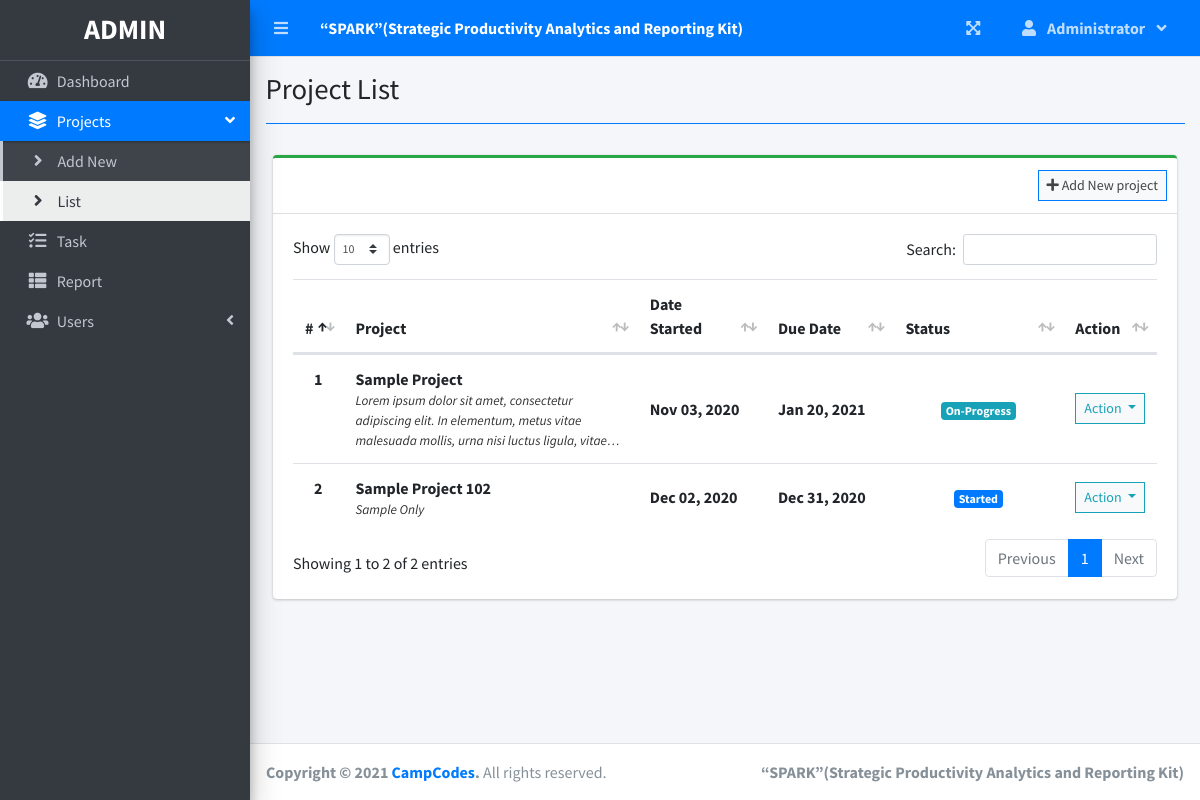
The app's page /index.php?page=project_list (signed in) with its own data.
### tables this page shows
CREATE TABLE `project_list` (
  `id` int(30) NOT NULL,
  `name` varchar(200) NOT NULL,
  `description` text NOT NULL,
  `status` tinyint(2) NOT NULL,
  `start_date` date NOT NULL,
  `end_date` date NOT NULL,
  `manager_id` int(30) NOT NULL,
  `user_ids` text NOT NULL,
  `date_created` datetime NOT NULL DEFAULT current_timestamp()
);

### project_list.php (the view, shortened to what this page needs)
<?php include'db_connect.php' ?>
<div class="col-lg-12">
	<div class="card card-outline card-success">
		<div class="card-header">
            <?php if($_SESSION['login_type'] != 3): ?>
			<div class="card-tools">
				<a class="btn btn-block btn-sm btn-default btn-flat border-primary" href="./index.php?page=new_project"><i class="fa fa-plus"></i> Add New project</a>
			</div>
            <?php endif; ?>
		</div>
		<div class="card-body">
			<table class="table tabe-hover table-condensed" id="list">
				<colgroup>
					<col width="5%">
					<col width="35%">
					<col width="15%">
					<col width="15%">
					<col width="20%">
					<col width="10%">
				</colgroup>
				<thead>
					<tr>
						<th class="text-center">#</th>
						<th>Project</th>
						<th>Date Started</th>
						<th>Due Date</th>
						<th>Status</th>
						<th>Action</th>
					</tr>
				</thead>
				<tbody>
					<?php
					$i = 1;
					$stat = array("Pending","Started","On-Progress","On-Hold","Over Due","Done");
					$where = "";
					$qry = $conn->query("SELECT * FROM project_list $where order by name asc");
					while($row= $qry->fetch_assoc()):
						$trans = get_html_translation_table(HTML_ENTITIES,ENT_QUOTES);
						unset($trans["\""], $trans["<"], $trans[">"], $trans["<h2"]);
						$desc = strtr(html_entity_decode($row['description']),$trans);
						$desc=str_replace(array("<li>","</li>"), array("",", "), $desc);
		                $cprog = $conn->query("SELECT * FROM task_list where project_id = {$row['id']} and status = 3")->num_rows;
		                $prod = $conn->query("SELECT * FROM user_productivity where project_id = {$row['id']}")->num_rows;
						if($row['status'] == 0 && strtotime(date('Y-m-d')) >= strtotime($row['start_date'])):
						if($prod  > 0  || $cprog > 0)
		                  $row['status'] = 2;
		                else
		                  $row['status'] = 1;
						elseif($row['status'] == 0 && strtotime(date('Y-m-d')) > strtotime($row['end_date'])):
						$row['status'] = 4;
						endif;
					?>
					<tr>
						<th class="text-center"><?php echo $i++ ?></th>
						<td>
							<p><b><?php echo ucwords($row['name']) ?></b></p>
							<p class="truncate"><?php echo strip_tags($desc) ?></p>
						</td>
						<td><b><?php echo date("M d, Y",strtotime($row['start_date'])) ?></b></td>
						<td><b><?php echo date("M d, Y",strtotime($row['end_date'])) ?></b></td>
						<td class="text-center">
							<?php
							  if($stat[$row['status']] =='Pending'){
							  	echo "<span class='badge badge-secondary'>{$stat[$row['status']]}</span>";
							  }elseif($stat[$row['status']] =='Started'){
							  	echo "<span class='badge badge-primary'>{$stat[$row['status']]}</span>";
							  }elseif($stat[$row['status']] =='On-Progress'){
							  	echo "<span class='badge badge-info'>{$stat[$row['status']]}</span>";
							  }elseif($stat[$row['status']] =='On-Hold'){
							  	echo "<span class='badge badge-warning'>{$stat[$row['status']]}</span>";
							  }elseif($stat[$row['status']] =='Over Due'){
							  	echo "<span class='badge badge-danger'>{$stat[$row['status']]}</span>";
							  }elseif($stat[$row['status']] =='Done'){
							  	echo "<span class='badge badge-success'>{$stat[$row['status']]}</span>";
							  }
							?>
						</td>
						<td class="text-center">
							<button type="button" class="btn btn-default btn-sm btn-flat border-info wave-effect text-info dropdown-toggle" data-toggle="dropdown" aria-expanded="true">
		                      Action
		                    </button>
						</td>
					</tr>
				<?php endwhile; ?>
				</tbody>
			</table>
		</div>
	</div>
</div>

### project_list.php (style rules this page uses)
table p { margin: unset !important; }
table td { vertical-align: middle !important }

### records on screen
project_list: name "Sample Project", description "Lorem ipsum dolor sit amet, consectetur adipiscing elit. In elementum, metus vitae malesuada mollis, urna nisi luctus ligula,…", start_date "Nov 03, 2020", end_date "Jan 20, 2021", manager "On-Progress"
project_list: name "Sample Project 102", description "Sample Only", start_date "Dec 02, 2020", end_date "Dec 31, 2020", status "Started"

### other values on screen
$_SESSION['system']['name'] "“SPARK”(Strategic Productivity Analytics and Reporting Kit)"
$_SESSION['login_firstname'] "Administrator"
$title "Project List"
